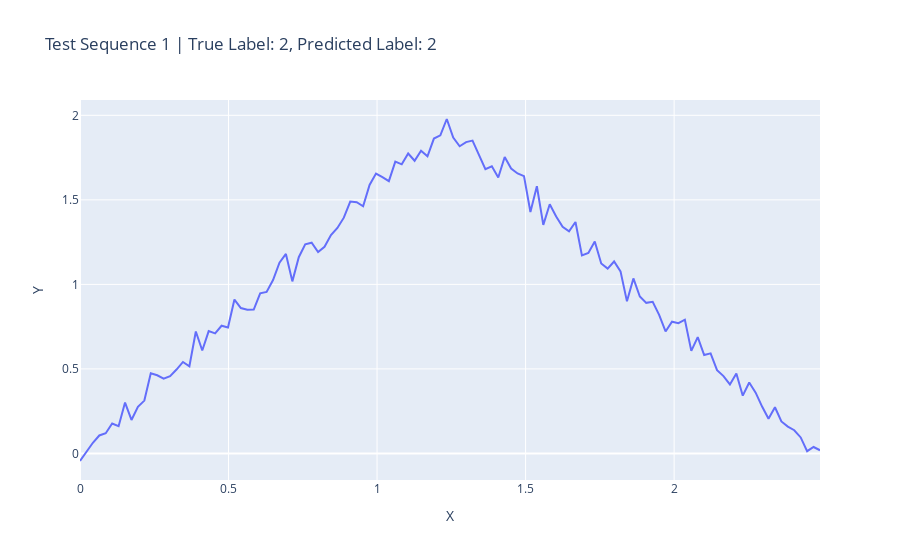
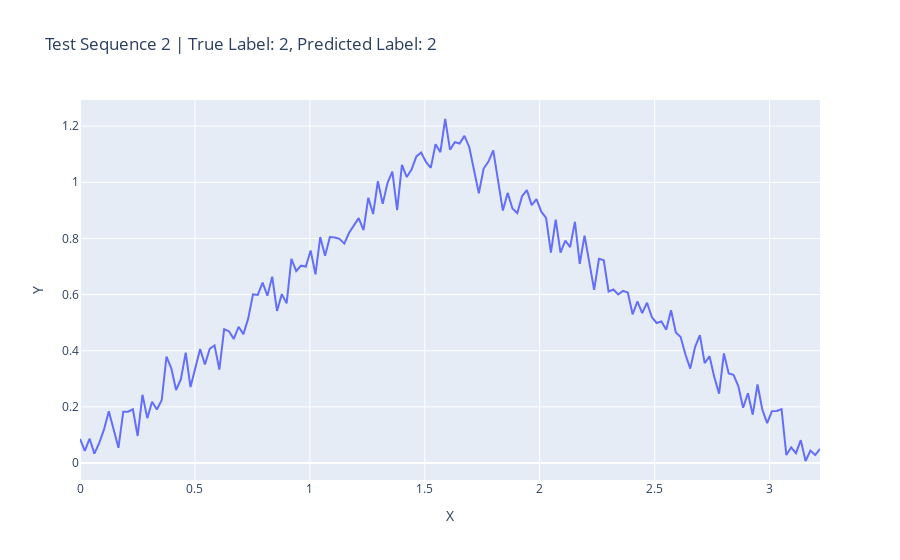
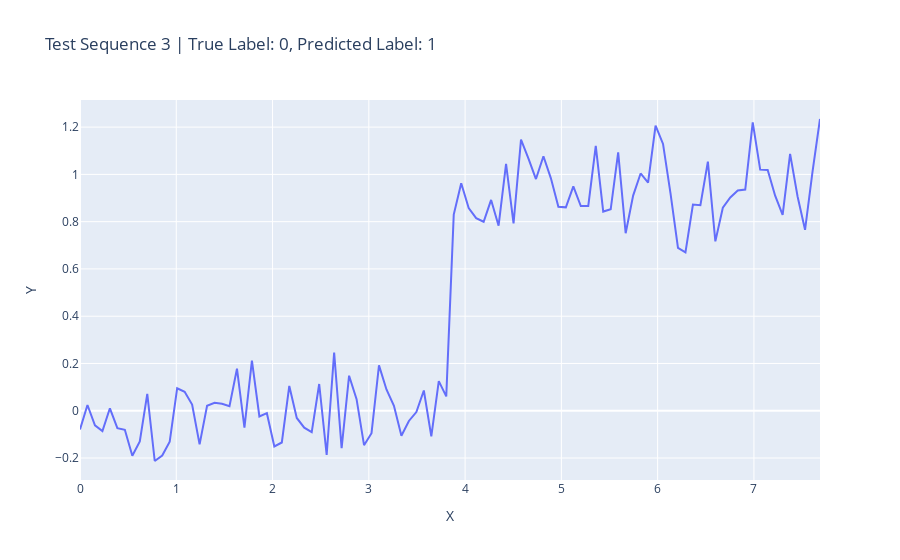
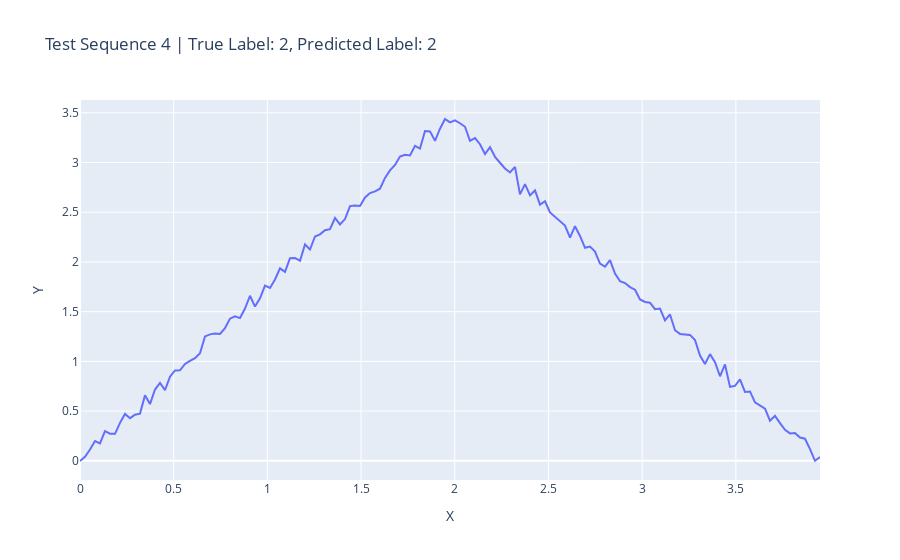

Source (notebook cell) for these figures, in order:
### Code cell
import plotly.express as px
import numpy as np
from tensorflow.keras.models import Sequential
from tensorflow.keras.layers import Dense, Masking
from tensorflow.keras.preprocessing.sequence import pad_sequences
import tensorflow as tf
from tcn import TCN
import matplotlib.pyplot as plt
from sklearn.model_selection import train_test_split
from tensorflow.keras.models import load_model


def generate_sin_dataset(size, length_factor, amplitude_factor):
    x = np.linspace(0, 2 * np.pi * length_factor, size)
    y = amplitude_factor * np.sin(x)
    label = 1  # Assign label for sinus curve
    return x, y, label

def generate_triangle_dataset(size, length_factor, amplitude_factor):
    x = np.linspace(0, 2 * length_factor, size)
    y = amplitude_factor * np.piecewise(x, [x < length_factor, x >= length_factor], [lambda x: x, lambda x: 2 * length_factor - x])
    label = 2  # Assign label for triangle shape
    return x, y, label

def generate_binary_jump_dataset(size, length_factor, amplitude_factor, jump_interval=50):
    # Ensure that size is greater than or equal to jump_interval
    size = max(size, jump_interval)
    
    x = np.arange(size)
    x = x / np.random.uniform(8, 16)
    y = amplitude_factor * np.concatenate([np.zeros(jump_interval), np.ones(jump_interval)])
    y = y + np.random.normal(0, 0.1, size=y.shape)
    num_repeats = size // (2 * jump_interval)
    y = np.tile(y, num_repeats)[:size]
    label = 0  # Assign label for binary jumping
    return x, y, label

def generate_sequence_data(num_samples, max_sequence_length, num_classes):
    X = []
    y = []
    yaxes = []
    xaxes = []

    for _ in range(num_samples):
        # Randomly choose a dataset function
        dataset_function = np.random.choice([generate_sin_dataset, generate_triangle_dataset, generate_binary_jump_dataset])

        length_factor = np.random.uniform(0.5, 2.0)
        amplitude_factor = np.random.uniform(0.5, 2.0)
        jump_interval = 50

        # Randomly choose the sequence length for each sample
        sequence_length = np.random.randint(2 * jump_interval, max_sequence_length + 1)

        x_sequence, y_sequence, label = dataset_function(sequence_length, length_factor, amplitude_factor)

        noise = np.random.normal(0, 0.05, size=y_sequence.shape)
        y_sequence = y_sequence + noise

        X.append(y_sequence)
        y.append(label)
        min_length = min(len(x_sequence), len(y_sequence))
        x_sequence = x_sequence[:min_length]
        y_sequence = y_sequence[:min_length]

        xaxes.append(x_sequence)
        yaxes.append(y_sequence)

    # Pad sequences to the maximum length in X
    X_padded = pad_sequences(X, padding='post', dtype='float32')
    

    y = np.array(y)

    return X_padded, y, yaxes, xaxes




# Load the saved model
loaded_model = load_model('tcn_model_2d_noise.h5', custom_objects={'TCN': TCN})

num_samples = 20
num_classes = 3
max_sequence_length = 200  # You need to define the maximum sequence length here


# Generate synthetic sequential test data
X_test, y_test, yaxes, xaxes = generate_sequence_data(num_samples//2, max_sequence_length, num_classes)


# Predict labels for test data
y_pred = loaded_model.predict(X_test)
predicted_labels = np.argmax(y_pred, axis=1)

import pandas as pd

print(len(X_test))

# Create separate plots for each test sequence using Plotly Express
for i in range(len(X_test)):
    #sequence_length = len(X_test[i].nonzero()[0])
    #x_values = np.linspace(0, 2 * np.pi * length_factor, sequence_length)
    
    print(f"Length of 'Y': {len(yaxes[i])}")
    print(f"Length of 'X': {len(xaxes[i])}")
    
    df = pd.DataFrame({'Y': yaxes[i], 'X-axis': xaxes[i]})
    
    fig = px.line(df, x='X-axis', y='Y', title=f'Test Sequence {i+1} | True Label: {y_test[i]}, Predicted Label: {predicted_labels[i]}')
    fig.update_layout(xaxis_title="X", yaxis_title="Y")
    fig.show()

### Figure 1 — Plotly figure (JSON) as saved in the notebook; plotly's stock layout.template omitted (floating-point values rounded to 4 significant figures)
{"data": [{"hovertemplate": "X-axis=%{x}<br>Y=%{y}<extra></extra>", "legendgroup": "", "line": {"color": "#636efa", "dash": "solid"}, "marker": {"symbol": "circle"}, "mode": "lines", "name": "", "orientation": "v", "showlegend": false, "type": "scatter", "x": [0, 0.02166, 0.04332, 0.06498, 0.08665, 0.1083, 0.13, 0.1516, 0.1733, 0.195, 0.2166, 0.2383, 0.2599, 0.2816, 0.3033, 0.3249, 0.3466, 0.3682, 0.3899, 0.4116, 0.4332, 0.4549, 0.4766, 0.4982, 0.5199, 0.5415, 0.5632, 0.5849, 0.6065, 0.6282, 0.6498, 0.6715, 0.6932, 0.7148, 0.7365, 0.7582, 0.7798, 0.8015, 0.8231, 0.8448, 0.8665, 0.8881, 0.9098, 0.9314, 0.9531, 0.9748, 0.9964, 1.018, 1.04, 1.061, 1.083, 1.105, 1.126, 1.148, 1.17, 1.191, 1.213, 1.235, 1.256, 1.278, 1.3, 1.321, 1.343, 1.365, 1.386, 1.408, 1.43, 1.451, 1.473, 1.495, 1.516, 1.538, 1.56, 1.581, 1.603, 1.625, 1.646, 1.668, 1.69, 1.711, 1.733, 1.755, 1.776, 1.798, 1.82, 1.841, 1.863, 1.885, 1.906, 1.928, 1.95, 1.971, 1.993, 2.015, 2.036, 2.058, 2.08, 2.101, 2.123, 2.144, 2.166, 2.188, 2.209, 2.231, 2.253, 2.274, 2.296, 2.318, 2.339, 2.361, 2.383, 2.404, 2.426, 2.448, 2.469, 2.491], "xaxis": "x", "y": [-0.04453, 0.0105, 0.06333, 0.1065, 0.1197, 0.1771, 0.1614, 0.3012, 0.1982, 0.2763, 0.3127, 0.4741, 0.4624, 0.4424, 0.4576, 0.4964, 0.5412, 0.5156, 0.7213, 0.6088, 0.7237, 0.7101, 0.7554, 0.7455, 0.9101, 0.8601, 0.8501, 0.8509, 0.9471, 0.9557, 1.026, 1.128, 1.18, 1.018, 1.161, 1.237, 1.247, 1.192, 1.222, 1.292, 1.334, 1.395, 1.49, 1.486, 1.462, 1.588, 1.655, 1.634, 1.611, 1.726, 1.71, 1.774, 1.731, 1.791, 1.758, 1.863, 1.882, 1.978, 1.869, 1.817, 1.842, 1.85, 1.767, 1.681, 1.698, 1.632, 1.753, 1.685, 1.656, 1.641, 1.428, 1.58, 1.352, 1.474, 1.402, 1.341, 1.314, 1.369, 1.172, 1.186, 1.254, 1.124, 1.093, 1.136, 1.077, 0.8997, 1.035, 0.9284, 0.8908, 0.8966, 0.8199, 0.7216, 0.7794, 0.7706, 0.7913, 0.607, 0.6879, 0.582, 0.5921, 0.493, 0.4577, 0.4086, 0.4735, 0.3419, 0.4199, 0.3597, 0.2773, 0.2052, 0.2735, 0.1892, 0.1587, 0.1374, 0.09482, 0.01358, 0.03815, 0.01913], "yaxis": "y"}], "layout": {"legend": {"tracegroupgap": 0}, "title": {"text": "Test Sequence 1 | True Label: 2, Predicted Label: 2"}, "xaxis": {"anchor": "y", "domain": [0, 1], "title": {"text": "X"}}, "yaxis": {"anchor": "x", "domain": [0, 1], "title": {"text": "Y"}}}}

### Figure 2 — Plotly figure (JSON) as saved in the notebook; plotly's stock layout.template omitted (floating-point values rounded to 4 significant figures; data arrays with more than 128 entries replaced by an {"elided": "..."} marker saying what was removed)
{"data": [{"hovertemplate": "X-axis=%{x}<br>Y=%{y}<extra></extra>", "legendgroup": "", "line": {"color": "#636efa", "dash": "solid"}, "marker": {"symbol": "circle"}, "mode": "lines", "name": "", "orientation": "v", "showlegend": false, "type": "scatter", "x": {"elided": "155 float values"}, "xaxis": "x", "y": {"elided": "155 float values"}, "yaxis": "y"}], "layout": {"legend": {"tracegroupgap": 0}, "title": {"text": "Test Sequence 2 | True Label: 2, Predicted Label: 2"}, "xaxis": {"anchor": "y", "domain": [0, 1], "title": {"text": "X"}}, "yaxis": {"anchor": "x", "domain": [0, 1], "title": {"text": "Y"}}}}

### Figure 3 — Plotly figure (JSON) as saved in the notebook; plotly's stock layout.template omitted (floating-point values rounded to 4 significant figures)
{"data": [{"hovertemplate": "X-axis=%{x}<br>Y=%{y}<extra></extra>", "legendgroup": "", "line": {"color": "#636efa", "dash": "solid"}, "marker": {"symbol": "circle"}, "mode": "lines", "name": "", "orientation": "v", "showlegend": false, "type": "scatter", "x": [0, 0.07764, 0.1553, 0.2329, 0.3106, 0.3882, 0.4658, 0.5435, 0.6211, 0.6988, 0.7764, 0.854, 0.9317, 1.009, 1.087, 1.165, 1.242, 1.32, 1.398, 1.475, 1.553, 1.63, 1.708, 1.786, 1.863, 1.941, 2.019, 2.096, 2.174, 2.252, 2.329, 2.407, 2.484, 2.562, 2.64, 2.717, 2.795, 2.873, 2.95, 3.028, 3.106, 3.183, 3.261, 3.338, 3.416, 3.494, 3.571, 3.649, 3.727, 3.804, 3.882, 3.96, 4.037, 4.115, 4.193, 4.27, 4.348, 4.425, 4.503, 4.581, 4.658, 4.736, 4.814, 4.891, 4.969, 5.047, 5.124, 5.202, 5.279, 5.357, 5.435, 5.512, 5.59, 5.668, 5.745, 5.823, 5.901, 5.978, 6.056, 6.134, 6.211, 6.289, 6.366, 6.444, 6.522, 6.599, 6.677, 6.755, 6.832, 6.91, 6.988, 7.065, 7.143, 7.22, 7.298, 7.376, 7.453, 7.531, 7.609, 7.686], "xaxis": "x", "y": [-0.07895, 0.02437, -0.06143, -0.08576, 0.01045, -0.07353, -0.08044, -0.1904, -0.1298, 0.07168, -0.2126, -0.1892, -0.131, 0.09531, 0.08046, 0.02597, -0.1422, 0.02122, 0.03336, 0.02922, 0.01906, 0.1778, -0.07173, 0.2118, -0.02407, -0.01035, -0.1512, -0.1343, 0.1051, -0.0305, -0.07132, -0.09061, 0.1132, -0.1871, 0.2464, -0.158, 0.1483, 0.04885, -0.1456, -0.09486, 0.1919, 0.09003, 0.02088, -0.1057, -0.04316, -0.005504, 0.08573, -0.1088, 0.1253, 0.06074, 0.8298, 0.9628, 0.8576, 0.8149, 0.7996, 0.892, 0.7828, 1.044, 0.7931, 1.147, 1.066, 0.9803, 1.077, 0.9834, 0.8632, 0.8606, 0.949, 0.8659, 0.8667, 1.121, 0.8426, 0.8525, 1.093, 0.7512, 0.9104, 1.004, 0.9647, 1.206, 1.129, 0.9197, 0.6887, 0.6698, 0.8721, 0.8694, 1.054, 0.7165, 0.8589, 0.9022, 0.9315, 0.9358, 1.22, 1.02, 1.019, 0.9099, 0.8287, 1.087, 0.9065, 0.7654, 1.011, 1.234], "yaxis": "y"}], "layout": {"legend": {"tracegroupgap": 0}, "title": {"text": "Test Sequence 3 | True Label: 0, Predicted Label: 1"}, "xaxis": {"anchor": "y", "domain": [0, 1], "title": {"text": "X"}}, "yaxis": {"anchor": "x", "domain": [0, 1], "title": {"text": "Y"}}}}

### Figure 4 — Plotly figure (JSON) as saved in the notebook; plotly's stock layout.template omitted (floating-point values rounded to 4 significant figures; data arrays with more than 128 entries replaced by an {"elided": "..."} marker saying what was removed)
{"data": [{"hovertemplate": "X-axis=%{x}<br>Y=%{y}<extra></extra>", "legendgroup": "", "line": {"color": "#636efa", "dash": "solid"}, "marker": {"symbol": "circle"}, "mode": "lines", "name": "", "orientation": "v", "showlegend": false, "type": "scatter", "x": {"elided": "149 float values"}, "xaxis": "x", "y": {"elided": "149 float values"}, "yaxis": "y"}], "layout": {"legend": {"tracegroupgap": 0}, "title": {"text": "Test Sequence 4 | True Label: 2, Predicted Label: 2"}, "xaxis": {"anchor": "y", "domain": [0, 1], "title": {"text": "X"}}, "yaxis": {"anchor": "x", "domain": [0, 1], "title": {"text": "Y"}}}}
